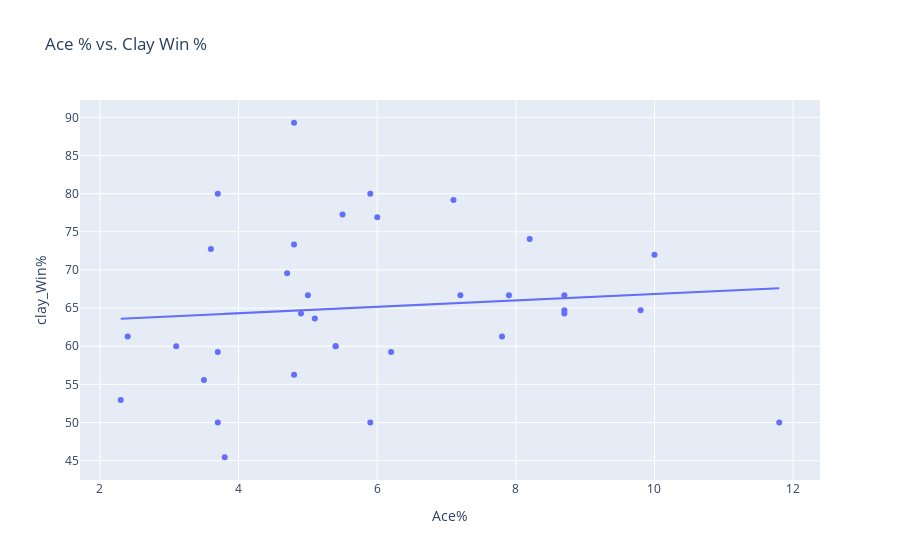

The code cell stored with this chart in its notebook:
### Code cell
fig = px.scatter(clayserve, x = "Ace%", y = "clay_Win%", hover_name = "name",
                 title = "Ace % vs. Clay Win %")
coefficients = np.polyfit(clayserve['Ace%'], clayserve['clay_Win%'], 1)
line_of_best_fit = np.polyval(coefficients, clayserve['Ace%'])
fig.add_trace(px.line(x=clayserve['Ace%'], y=line_of_best_fit).data[0])


fig.show()

### Figure 1 — Plotly figure (JSON) as saved in the notebook; plotly's stock layout.template omitted (floating-point values rounded to 4 significant figures)
{"data": [{"hovertemplate": "<b>%{hovertext}</b><br><br>Ace%=%{x}<br>clay_Win%=%{y}<extra></extra>", "hovertext": ["Carlos Alcaraz", "Holger Rune", "Novak Djokovic", "Andrey Rublev", "Stefanos Tsitsipas", "Daniil Medvedev", "Alexander Zverev", "Casper Ruud", "Jannik Sinner", "Nicolas Jarry", "Cameron Norrie", "Arthur Fils", "Frances Tiafoe", "Grigor Dimitrov", "Karen Khachanov", "Alexei Popyrin", "Taylor Fritz", "Borna Coric", "Jan Lennard Struff", "Aslan Karatsev", "Sebastian Baez", "Tomas Martin Etcheverry", "Francisco Cerundolo", "Matteo Arnaldi", "Yannick Hanfmann", "Laslo Djere", "Lorenzo Musetti", "Lorenzo Sonego", "Dusan Lajovic", "Alejandro Davidovich Fokina", "Hubert Hurkacz", "Jiri Lehecka", "Sebastian Ofner", "Daniel Evans"], "legendgroup": "", "marker": {"color": "#636efa", "symbol": "circle"}, "mode": "markers", "name": "", "orientation": "v", "showlegend": false, "type": "scatter", "x": [4.8, 3.7, 5.9, 7.1, 5.5, 6, 8.2, 4.8, 3.6, 10, 4.7, 5, 8.7, 7.9, 7.2, 8.7, 9.8, 4.9, 8.7, 5.1, 2.4, 7.8, 3.1, 5.4, 5.4, 6.2, 3.7, 4.8, 3.5, 2.3, 11.8, 3.7, 5.9, 3.8], "xaxis": "x", "y": [89.29, 80, 80, 79.17, 77.27, 76.92, 74.07, 73.33, 72.73, 72, 69.57, 66.67, 66.67, 66.67, 66.67, 64.71, 64.71, 64.29, 64.29, 63.64, 61.29, 61.29, 60, 60, 60, 59.26, 59.26, 56.25, 55.56, 52.94, 50, 50, 50, 45.45], "yaxis": "y"}, {"hovertemplate": "x=%{x}<br>y=%{y}<extra></extra>", "legendgroup": "", "line": {"color": "#636efa", "dash": "solid"}, "marker": {"symbol": "circle"}, "mode": "lines", "name": "", "orientation": "v", "showlegend": false, "type": "scatter", "x": [4.8, 3.7, 5.9, 7.1, 5.5, 6, 8.2, 4.8, 3.6, 10, 4.7, 5, 8.7, 7.9, 7.2, 8.7, 9.8, 4.9, 8.7, 5.1, 2.4, 7.8, 3.1, 5.4, 5.4, 6.2, 3.7, 4.8, 3.5, 2.3, 11.8, 3.7, 5.9, 3.8], "xaxis": "x", "y": [64.66, 64.2, 65.12, 65.63, 64.96, 65.16, 66.09, 64.66, 64.16, 66.84, 64.62, 64.75, 66.3, 65.96, 65.67, 66.3, 66.76, 64.7, 66.3, 64.79, 63.66, 65.92, 63.95, 64.91, 64.91, 65.25, 64.2, 64.66, 64.12, 63.62, 67.59, 64.2, 65.12, 64.24], "yaxis": "y"}], "layout": {"legend": {"tracegroupgap": 0}, "title": {"text": "Ace % vs. Clay Win %"}, "xaxis": {"anchor": "y", "domain": [0, 1], "title": {"text": "Ace%"}}, "yaxis": {"anchor": "x", "domain": [0, 1], "title": {"text": "clay_Win%"}}}}
